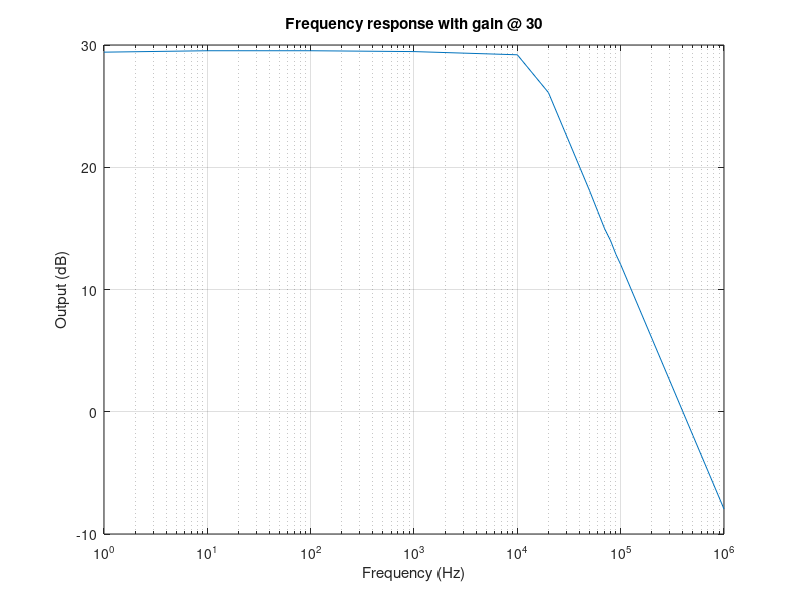

Reproduce this figure in MATLAB.
close all
clear
clc
x = [1, 10, 100, 1000, 10000, 20000, 50000, 60000, 70000, 80000, 90000, 100000, 200000, 500000, 1000000];
y = [4.94, 5.02, 5.02, 4.96, 4.88, 4.88, 3.92, 3.30, 2.84, 2.50, 2.18, 1.96, .96, .4, .2];
x1 = [1, 10, 100, 1000, 10000, 20000, 50000, 60000, 70000, 80000, 90000, 100000, 200000, 500000, 1000000];
y1 = [14.78, 14.98, 14.98, 14.86, 14.42, 10.10, 4.01, 3.3, 2.8, 2.5, 2.2, 2, 1, 0.4,  0.2];
y1 = 20*log10(y1/.500);
semilogx(x1,y1)
hold on 
title('Frequency response with gain @ 30') 
ylabel('Output (dB)')
xlabel('Frequency (Hz)') 
grid on
